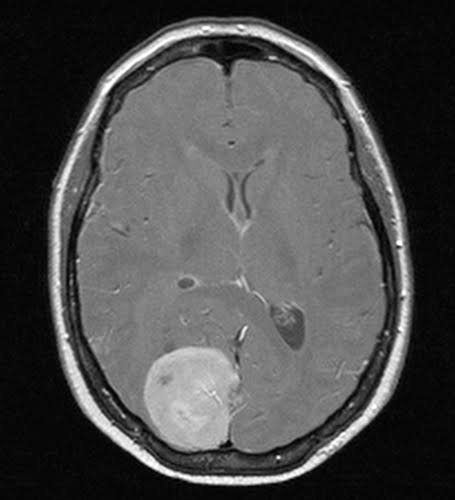
#> input picture backend/y.jpg, 455 x 500 px
$ python -i skull_stripping.py   (imports and definitions only)
#> lines starting #> are read from the running program, lines starting #| are printed output that depends on the picture; after the words box and inside, x2 and y2 are one past the last pixel; in counts of white or black regions, pixels touching at a corner belong together
import numpy as np
from keras.initializers import VarianceScaling
from keras.optimizers import SGD
import cv2
import os
import numpy as np

def skull_stripping(arr):
# Step 1: Apply median filtering with a window of size 3 × 3
    def apply_median_filter(image):
        return cv2.medianBlur(image, 3)

    # Step 2: Compute the initial mean intensity value Ti of the image
    def compute_initial_mean_intensity(image):
        return np.mean(image)

    # Step 3: Identify the top, bottom, left, and right pixel locations of the skull
    def identify_skull_boundaries(image, Ti):
        skull_indices = np.where(image > Ti)
        top, bottom = np.min(skull_indices[0]), np.max(skull_indices[0])
        left, right = np.min(skull_indices[1]), np.max(skull_indices[1])
        return top, bottom, left, right

    # Step 4: Form a rectangle using the top, bottom, left, and right pixel locations
    # Step 5: Compute the final mean value Tf of the brain using the pixels located within the rectangle
    def compute_final_mean_brain_intensity(image, top, bottom, left, right):
        brain_region = image[top:bottom+1, left:right+1]
        return np.mean(brain_region)

    # Step 6: Approximate the region of brain membrane based on intensity comparison
    # Step 7: Set the average intensity value of membrane as the threshold value T
    def compute_threshold_value(image, Tf, skull_top, skull_bottom, skull_left, skull_right):
        membrane_region = image[skull_top:skull_bottom+1, skull_left:skull_right+1]
        return np.mean(membrane_region)

    # Step 8: Convert the given input image into binary image using the threshold T
    def convert_to_binary(image, T):
        _, binary_image = cv2.threshold(image, T, 255, cv2.THRESH_BINARY)
        return binary_image

    # Step 9: Apply a 13 × 13 opening morphological operation to separate the skull from the brain
    def apply_morphological_operations(binary_image):
        kernel_opening = np.ones((13, 13), np.uint8)
        opening = cv2.morphologyEx(binary_image, cv2.MORPH_OPEN, kernel_opening)
        return opening

    # Step 10: Find the largest connected component and consider it as brain
    def find_largest_connected_component(image):
        num_labels, labels, stats, _ = cv2.connectedComponentsWithStats(image, connectivity=8)
        largest_label = np.argmax(stats[1:, cv2.CC_STAT_AREA]) + 1
        brain_mask = np.uint8(labels == largest_label) * 255
        return brain_mask

    # Step 11: Finally, apply a 21 × 21 closing morphological operation to fill the gaps within and along the periphery of the intracranial region
    def fill_gaps(image):
        kernel_closing = np.ones((21, 21), np.uint8)
        closing = cv2.morphologyEx(image, cv2.MORPH_CLOSE, kernel_closing)
        return closing
    print('typprrrr',type(arr))
    array = np.array(arr,dtype=np.uint8)
    image = cv2.cvtColor(array,cv2.COLOR_BGR2GRAY)
    print('ok')
    # Step 1: Apply median filtering
    filtered_image = apply_median_filter(image)

    # Step 2: Compute initial mean intensity value
    Ti = 44

    # Step 3: Identify skull boundaries
    skull_top, skull_bottom, skull_left, skull_right = identify_skull_boundaries(filtered_image, Ti)

    # Step 4 & 5: Compute final mean value of the brain intensity
    Tf = 80

    # Step 6 & 7: Compute threshold value
    T = 38

    # Step 8: Convert image to binary
    binary_image = convert_to_binary(filtered_image, T)

    # Step 9: Apply morphological operations
    morphological_image = apply_morphological_operations(binary_image)

    # Step 10: Find largest connected component
    brain_mask = find_largest_connected_component(morphological_image)

    # Step 11: Fill gaps within and along the periphery of the intracranial region
    filled_brain = fill_gaps(brain_mask)

    brain_image = cv2.bitwise_and(image,image, mask=filled_brain)
    brain_image = cv2.cvtColor(brain_image , cv2.COLOR_GRAY2RGB)

    return brain_image

>>> import cv2
>>> picture = cv2.imread('y.jpg')
#> picture is the input picture: shape (500, 455, 3); min 0, max 255, mean 75.4
>>> result = skull_stripping(picture)
#| typprrrr <class 'numpy.ndarray'>
#> in identify_skull_boundaries, `skull_indices = np.where(image > Ti)`: skull_indices = 128853 positions, rows 16 to 485, columns 48 to 413
#> in identify_skull_boundaries, `top, bottom = np.min(skull_indices[0]), np.max(skull_indices[0])`: top = 16; bottom = 485
#> in identify_skull_boundaries, `left, right = np.min(skull_indices[1]), np.max(skull_indices[1])`: left = 48; right = 413
#> in skull_stripping, `skull_top, skull_bottom, skull_left, skull_right = identify_skull_boun..`: skull_top = 16; skull_bottom = 485; skull_left = 48; skull_right = 413
#> in convert_to_binary, `_, binary_image = cv2.threshold(image, T, 255, cv2.THRESH_BINARY)`:
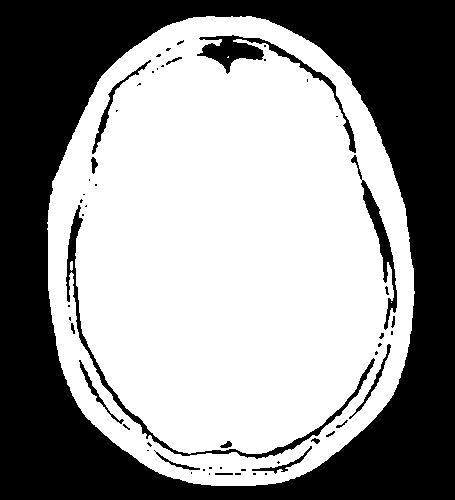
#> binary_image: shape (500, 455); 57.6% white; 56 black regions (37 under 20 px), largest, box (x1, y1, x2, y2) and area: (0, 0, 455, 500) 89005, (66, 205, 375, 459) 2366, (197, 35, 356, 153) 1985
#> in apply_morphological_operations, `opening = cv2.morphologyEx(binary_image, cv2.MORPH_OPEN, kernel_opening)`:
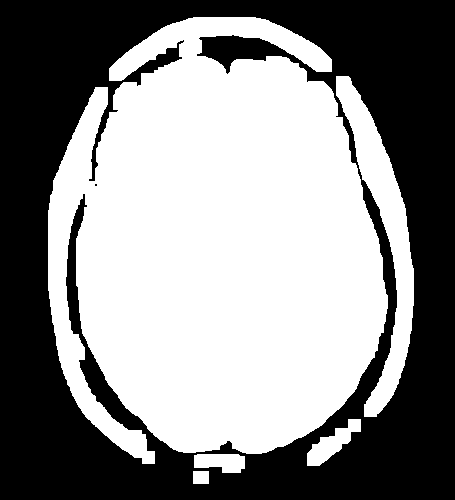
#> opening: shape (500, 455); 54.1% white; 2 black regions (1 under 20 px), largest, box (x1, y1, x2, y2) and area: (0, 0, 455, 500) 104438
#> in find_largest_connected_component, `num_labels, labels, stats, _ = cv2.connectedComponentsWithStats(image,..`:
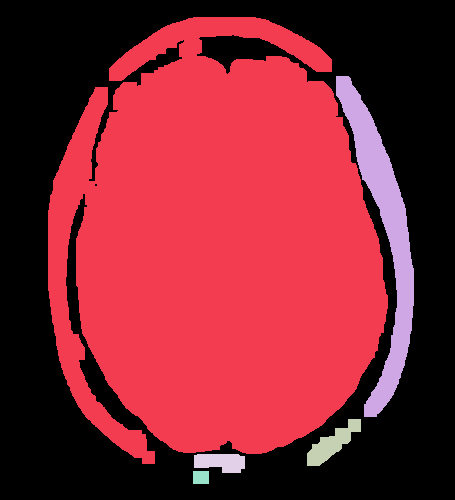
#> labels: shape (500, 455) int32; 6 distinct labels, from 0 to 5; one colour per label, 0 black
#> in find_largest_connected_component, `num_labels, labels, stats, _ = cv2.connectedComponentsWithStats(image,..`: num_labels = 6; stats = [[0, 0, 455, 500, 104442], [48, 17, 340, 447, 113361], [336, 76, 78, 341, 7647], [307, 419, 54, 47, 1056], [194, 454, 51, 19, 786], [193, 471, 16, 13, 208]]
#> in find_largest_connected_component, `largest_label = np.argmax(stats[1:, cv2.CC_STAT_AREA]) + 1`: largest_label = 1
#> in find_largest_connected_component, `brain_mask = np.uint8(labels == largest_label) * 255`:
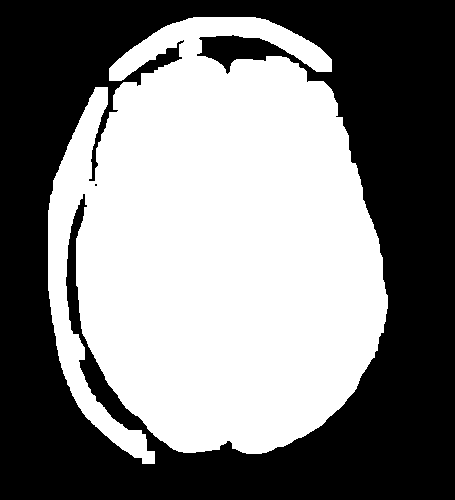
#> brain_mask: shape (500, 455); 49.8% white; 1 white region, box (x1, y1, x2, y2) and area: (48, 17, 388, 464) 113361
#> in fill_gaps, `closing = cv2.morphologyEx(image, cv2.MORPH_CLOSE, kernel_closing)`:
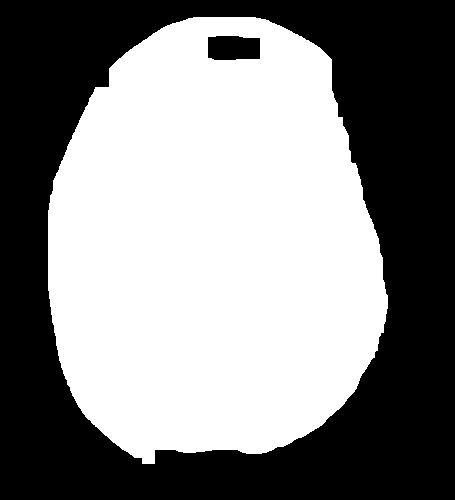
#> closing: shape (500, 455); 52.3% white; 2 black regions, box (x1, y1, x2, y2) and area: (0, 0, 455, 500) 107391, (208, 36, 260, 60) 1168
#> in skull_stripping, `brain_image = cv2.bitwise_and(image,image, mask=filled_brain)`:
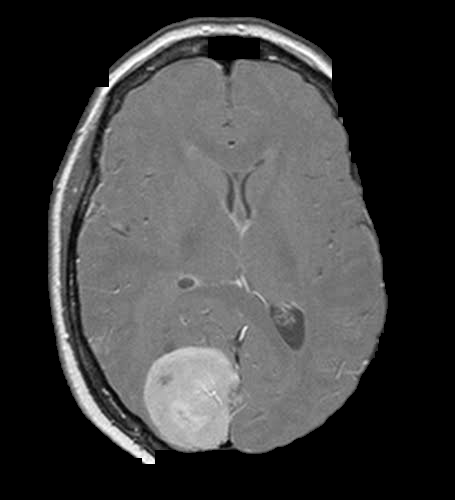
#> brain_image: shape (500, 455); min 0, max 255, mean 64
